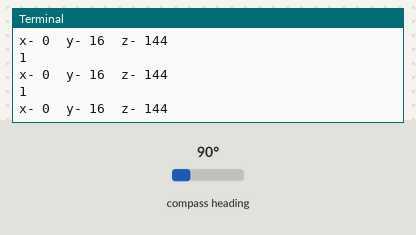
A program run on a simulated Raspberry Pi (BCM pin numbers). Parts: the last lines printed to the terminal. The test bench sets the inputs (shaded band); at power-on: compass heading 90°.

Above: at 1.6 s.
1.7 s: compass heading set to 7°
At 2.24 s:
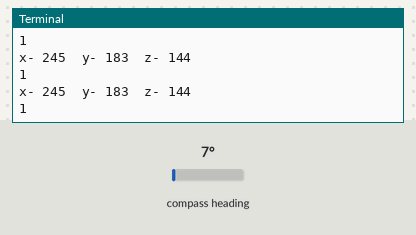
3.2 s: compass heading set to 180°
At 3.37 s:
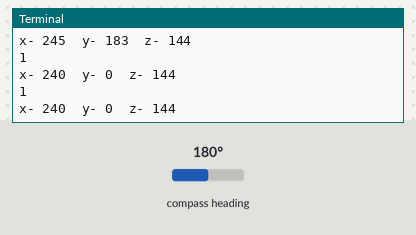
Timing chart, 0 to 6.2 s (numbered marks = the images above; inputs shaded):
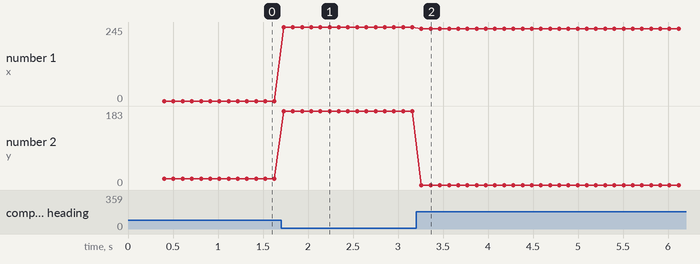

Measured:
- after the input at 1.7 s, the terminal: prints a new line at once (image 1)
- after the input at 3.2 s, the terminal: prints a new line after 0.06 s (image 2)
- plotted number 1: 0 → 245 after the input at 1.7 s, 245 → 240 after the input at 3.2 s
- plotted number 2: 16 → 183 after the input at 1.7 s

The program:

testCompassQMC.py
```python
import smbus
import time
import math

bus = smbus.SMBus(4) # 23 is SDA, 24 is SCL
#bus.pec = 1

def writeByte(addr, reg, data):
   bus.write_byte_data(addr, reg, data)
   time.sleep(0.1)

magAddr = 0x0d
accAddr = 0x19

# Magnetometer Register Offsets

#CRA_REG_M = 0x00
#MR_REG_M = 0x02
REG_STATUS_1 = 0x06

REG_CONTROL_1 = 0x09
REG_CONTROL_2 = 0x0a

REG_RST_PERIOD = 0x0b

INT_ENB = 0b00000001

SOFT_RST = 0b10000000

MODE_STBY = 0b00000000
MODE_CONT = 0b00000001

# Turn on Magnetometer

writeByte(magAddr, REG_CONTROL_2, SOFT_RST)
writeByte(magAddr, REG_CONTROL_2, INT_ENB)
writeByte(magAddr, REG_RST_PERIOD, 0x01)
writeByte(magAddr, REG_CONTROL_1, MODE_CONT)
#bus.write_byte_data(magAddr, CRA_REG_M, 0x14) # Mag sensor ODR from 15 Hz to 30 Hz
#bus.write_byte_data(magAddr, MR_REG_M, 0x01) # Mag sensor config from sleep mode to cont. mode

#print(bus.read_byte_data(magAddr, MR_REG_M))

try:
  while True:
    print(bus.read_byte_data(magAddr, REG_STATUS_1))
    #x1 = bus.read_byte_data(magAddr, 0x00)
    #x2 = bus.read_byte_data(magAddr, 0x01)
    #print((x1 * 256) + x2)
    print("x-", bus.read_byte_data(magAddr, 0x00), " y-", bus.read_byte_data(magAddr, 0x02), " z-", bus.read_byte_data(magAddr, 0x04))
#    ptr = bus.read_byte_data(magAddr, MR_REG_M)
#    print(ptr)
#    print(bus.read_byte_data(magAddr, ptr))
    time.sleep(0.1)
except KeyboardInterrupt:
  print("exit")

bus.close()
```
